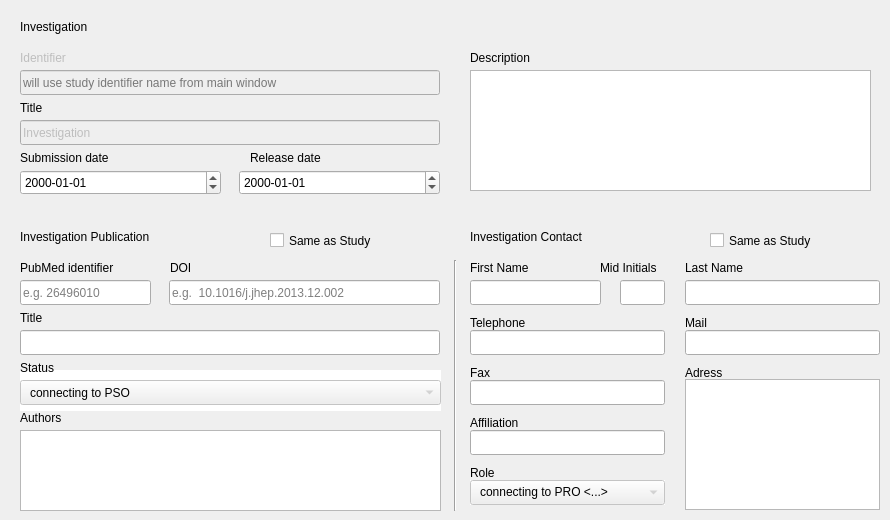
   <widget class="QWidget" name="tab_investigation">
    <attribute name="title">
     <string>Investigation</string>
    </attribute>
    <widget class="QLabel" name="label_19">
     <property name="geometry">
      <rect>
       <x>20</x>
       <y>150</y>
       <width>131</width>
       <height>16</height>
      </rect>
     </property>
     <property name="text">
      <string>Submission date</string>
     </property>
    </widget>
    <widget class="QDateEdit" name="submission_date_2">
     <property name="geometry">
      <rect>
       <x>20</x>
       <y>170</y>
       <width>201</width>
       <height>25</height>
      </rect>
     </property>
     <property name="displayFormat">
      <string>yyyy-MM-dd</string>
     </property>
    </widget>
    <widget class="QDateEdit" name="release_date_2">
     <property name="geometry">
      <rect>
       <x>239</x>
       <y>170</y>
       <width>201</width>
       <height>25</height>
      </rect>
     </property>
     <property name="displayFormat">
      <string>yyyy-MM-dd</string>
     </property>
    </widget>
    <widget class="QLabel" name="label_24">
     <property name="geometry">
      <rect>
       <x>470</x>
       <y>50</y>
       <width>211</width>
       <height>16</height>
      </rect>
     </property>
     <property name="text">
      <string>Description</string>
     </property>
    </widget>
    <widget class="QLabel" name="label_25">
     <property name="geometry">
      <rect>
       <x>20</x>
       <y>20</y>
       <width>261</width>
       <height>21</height>
      </rect>
     </property>
     <property name="styleSheet">
      <string notr="true">font: 12pt url(:/fonts/assets/fonts/Verdana.ttf);</string>
     </property>
     <property name="text">
      <string>Investigation</string>
     </property>
     <property name="alignment">
      <set>Qt::AlignLeading|Qt::AlignLeft|Qt::AlignTop</set>
     </property>
    </widget>
    <widget class="QLineEdit" name="identifier_2">
     <property name="enabled">
      <bool>false</bool>
     </property>
     <property name="geometry">
      <rect>
       <x>20</x>
       <y>70</y>
       <width>420</width>
       <height>25</height>
      </rect>
     </property>
     <property name="styleSheet">
      <string notr="true">font: italic 10pt url(:/fonts/assets/fonts/Verdana.ttf);</string>
     </property>
     <property name="text">
      <string/>
     </property>
     <property name="placeholderText">
      <string>will use study identifier name from main window</string>
     </property>
    </widget>
    <widget class="QLabel" name="label_26">
     <property name="geometry">
      <rect>
       <x>250</x>
       <y>150</y>
       <width>131</width>
       <height>16</height>
      </rect>
     </property>
     <property name="text">
      <string>Release date</string>
     </property>
    </widget>
    <widget class="QLabel" name="label_27">
     <property name="enabled">
      <bool>false</bool>
     </property>
     <property name="geometry">
      <rect>
       <x>20</x>
       <y>50</y>
       <width>131</width>
       <height>16</height>
      </rect>
     </property>
     <property name="text">
      <string>Identifier</string>
     </property>
    </widget>
    <widget class="QLineEdit" name="title_2">
     <property name="enabled">
      <bool>false</bool>
     </property>
     <property name="geometry">
      <rect>
       <x>20</x>
       <y>120</y>
       <width>420</width>
       <height>25</height>
      </rect>
     </property>
     <property name="text">
      <string>Investigation</string>
     </property>
    </widget>
    <widget class="QLabel" name="label_28">
     <property name="geometry">
      <rect>
       <x>20</x>
       <y>100</y>
       <width>131</width>
       <height>16</height>
      </rect>
     </property>
     <property name="text">
      <string>Title</string>
     </property>
    </widget>
    <widget class="QLabel" name="label_29">
     <property name="geometry">
      <rect>
       <x>470</x>
       <y>230</y>
       <width>261</width>
       <height>31</height>
      </rect>
     </property>
     <property name="styleSheet">
      <string notr="true">font: 12pt url(:/fonts/assets/fonts/Verdana.ttf);</string>
     </property>
     <property name="text">
      <string>Investigation Contact</string>
     </property>
     <property name="alignment">
      <set>Qt::AlignLeading|Qt::AlignLeft|Qt::AlignTop</set>
     </property>
    </widget>
    <widget class="QLineEdit" name="pubmed_id_2">
     <property name="geometry">
      <rect>
       <x>20</x>
       <y>280</y>
       <width>131</width>
       <height>25</height>
      </rect>
     </property>
     <property name="placeholderText">
      <string>e.g. 26496010</string>
     </property>
    </widget>
    <widget class="Line" name="line_2">
     <property name="geometry">
      <rect>
       <x>445</x>
       <y>260</y>
       <width>20</width>
       <height>251</height>
      </rect>
     </property>
     <property name="orientation">
      <enum>Qt::Vertical</enum>
     </property>
    </widget>
    <widget class="QLabel" name="label_30">
     <property name="geometry">
      <rect>
       <x>600</x>
       <y>260</y>
       <width>71</width>
       <height>16</height>
      </rect>
     </property>
     <property name="text">
      <string>Mid Initials</string>
     </property>
     <property name="scaledContents">
      <bool>false</bool>
     </property>
     <property name="wordWrap">
      <bool>true</bool>
     </property>
    </widget>
    <widget class="QLineEdit" name="last_name_2">
     <property name="geometry">
      <rect>
       <x>685</x>
       <y>280</y>
       <width>195</width>
       <height>25</height>
      </rect>
     </property>
    </widget>
    <widget class="QLineEdit" name="affiliation_2">
     <property name="geometry">
      <rect>
       <x>470</x>
       <y>430</y>
       <width>195</width>
       <height>25</height>
      </rect>
     </property>
    </widget>
    <widget class="QLineEdit" name="first_name_2">
     <property name="geometry">
      <rect>
       <x>470</x>
       <y>280</y>
       <width>131</width>
       <height>25</height>
      </rect>
     </property>
    </widget>
    <widget class="QLabel" name="label_31">
     <property name="geometry">
      <rect>
       <x>470</x>
       <y>260</y>
       <width>131</width>
       <height>16</height>
      </rect>
     </property>
     <property name="text">
      <string>First Name</string>
     </property>
    </widget>
    <widget class="QComboBox" name="combo_status_2">
     <property name="enabled">
      <bool>false</bool>
     </property>
     <property name="geometry">
      <rect>
       <x>20</x>
       <y>380</y>
       <width>421</width>
       <height>25</height>
      </rect>
     </property>
     <property name="currentText">
      <string/>
     </property>
     <property name="currentIndex">
      <number>-1</number>
     </property>
     <property name="maxVisibleItems">
      <number>10</number>
     </property>
    </widget>
    <widget class="QLabel" name="label_32">
     <property name="geometry">
      <rect>
       <x>20</x>
       <y>360</y>
       <width>131</width>
       <height>16</height>
      </rect>
     </property>
     <property name="text">
      <string>Status</string>
     </property>
    </widget>
    <widget class="QLabel" name="label_33">
     <property name="geometry">
      <rect>
       <x>20</x>
       <y>230</y>
       <width>261</width>
       <height>21</height>
      </rect>
     </property>
     <property name="styleSheet">
      <string notr="true">font: 12pt url(:/fonts/assets/fonts/Verdana.ttf);</string>
     </property>
     <property name="text">
      <string>Investigation Publication</string>
     </property>
     <property name="alignment">
      <set>Qt::AlignLeading|Qt::AlignLeft|Qt::AlignTop</set>
     </property>
    </widget>
    <widget class="QLabel" name="label_34">
     <property name="geometry">
      <rect>
       <x>470</x>
       <y>460</y>
       <width>131</width>
       <height>25</height>
      </rect>
     </property>
     <property name="text">
      <string>Role</string>
     </property>
    </widget>
    <widget class="QLineEdit" name="phone_2">
     <property name="geometry">
      <rect>
       <x>470</x>
       <y>330</y>
       <width>195</width>
       <height>25</height>
      </rect>
     </property>
    </widget>
    <widget class="QLabel" name="label_35">
     <property name="geometry">
      <rect>
       <x>685</x>
       <y>360</y>
       <width>131</width>
       <height>25</height>
      </rect>
     </property>
     <property name="text">
      <string>Adress</string>
     </property>
    </widget>
    <widget class="QLineEdit" name="mid_2">
     <property name="geometry">
      <rect>
       <x>620</x>
       <y>280</y>
       <width>45</width>
       <height>25</height>
      </rect>
     </property>
    </widget>
    <widget class="QLabel" name="label_36">
     <property name="geometry">
      <rect>
       <x>20</x>
       <y>260</y>
       <width>131</width>
       <height>16</height>
      </rect>
     </property>
     <property name="text">
      <string>PubMed identifier</string>
     </property>
    </widget>
    <widget class="QLabel" name="label_37">
     <property name="geometry">
      <rect>
       <x>470</x>
       <y>410</y>
       <width>131</width>
       <height>25</height>
      </rect>
     </property>
     <property name="text">
      <string>Affiliation</string>
     </property>
    </widget>
    <widget class="QLineEdit" name="mail_2">
     <property name="geometry">
      <rect>
       <x>685</x>
       <y>330</y>
       <width>195</width>
       <height>25</height>
      </rect>
     </property>
    </widget>
    <widget class="QLineEdit" name="doi_2">
     <property name="geometry">
      <rect>
       <x>169</x>
       <y>280</y>
       <width>271</width>
       <height>25</height>
      </rect>
     </property>
     <property name="placeholderText">
      <string>e.g.  10.1016/j.jhep.2013.12.002</string>
     </property>
    </widget>
    <widget class="QLineEdit" name="fax_2">
     <property name="geometry">
      <rect>
       <x>470</x>
       <y>380</y>
       <width>195</width>
       <height>25</height>
      </rect>
     </property>
    </widget>
    <widget class="QLabel" name="label_38">
     <property name="geometry">
      <rect>
       <x>470</x>
       <y>310</y>
       <width>131</width>
       <height>25</height>
      </rect>
     </property>
     <property name="text">
      <string>Telephone</string>
     </property>
    </widget>
    <widget class="QLineEdit" name="pub_title_2">
     <property name="geometry">
      <rect>
       <x>20</x>
       <y>330</y>
       <width>420</width>
       <height>25</height>
      </rect>
     </property>
     <property name="text">
      <string/>
     </property>
    </widget>
    <widget class="QLabel" name="label_39">
     <property name="geometry">
      <rect>
       <x>20</x>
       <y>310</y>
       <width>131</width>
       <height>16</height>
      </rect>
     </property>
     <property name="text">
      <string>Title</string>
     </property>
    </widget>
    <widget class="QPlainTextEdit" name="adress_2">
     <property name="geometry">
      <rect>
       <x>685</x>
       <y>379</y>
       <width>195</width>
       <height>131</height>
      </rect>
     </property>
    </widget>
    <widget class="QLabel" name="label_40">
     <property name="geometry">
      <rect>
       <x>470</x>
       <y>360</y>
       <width>131</width>
       <height>25</height>
      </rect>
     </property>
     <property name="text">
      <string>Fax</string>
     </property>
    </widget>
    <widget class="QComboBox" name="combo_roles_2">
     <property name="enabled">
      <bool>false</bool>
     </property>
     <property name="geometry">
      <rect>
       <x>470</x>
       <y>480</y>
       <width>195</width>
       <height>25</height>
      </rect>
     </property>
    </widget>
    <widget class="QLabel" name="label_41">
     <property name="geometry">
      <rect>
       <x>685</x>
       <y>260</y>
       <width>131</width>
       <height>16</height>
      </rect>
     </property>
     <property name="text">
      <string>Last Name</string>
     </property>
    </widget>
    <widget class="QLabel" name="label_42">
     <property name="geometry">
      <rect>
       <x>685</x>
       <y>310</y>
       <width>131</width>
       <height>25</height>
      </rect>
     </property>
     <property name="text">
      <string>Mail</string>
     </property>
    </widget>
    <widget class="QLineEdit" name="roles_2">
     <property name="enabled">
      <bool>true</bool>
     </property>
     <property name="geometry">
      <rect>
       <x>470</x>
       <y>480</y>
       <width>195</width>
       <height>25</height>
      </rect>
     </property>
     <property name="styleSheet">
      <string notr="true">color: rgb(0, 0, 0);</string>
     </property>
     <property name="frame">
      <bool>false</bool>
     </property>
    </widget>
    <widget class="QLabel" name="label_43">
     <property name="geometry">
      <rect>
       <x>170</x>
       <y>260</y>
       <width>131</width>
       <height>16</height>
      </rect>
     </property>
     <property name="text">
      <string>DOI</string>
     </property>
    </widget>
    <widget class="QCheckBox" name="contact_sameas">
     <property name="geometry">
      <rect>
       <x>710</x>
       <y>230</y>
       <width>171</width>
       <height>21</height>
      </rect>
     </property>
     <property name="text">
      <string>Same as Study</string>
     </property>
    </widget>
    <widget class="QCheckBox" name="pub_sameas">
     <property name="geometry">
      <rect>
       <x>270</x>
       <y>230</y>
       <width>171</width>
       <height>21</height>
      </rect>
     </property>
     <property name="text">
      <string>Same as Study</string>
     </property>
     <property name="checked">
      <bool>false</bool>
     </property>
    </widget>
    <widget class="QLabel" name="label_52">
     <property name="geometry">
      <rect>
       <x>20</x>
       <y>410</y>
       <width>131</width>
       <height>16</height>
      </rect>
     </property>
     <property name="text">
      <string>Authors</string>
     </property>
    </widget>
    <widget class="QTextEdit" name="authors_list_2">
     <property name="enabled">
      <bool>true</bool>
     </property>
     <property name="geometry">
      <rect>
       <x>20</x>
       <y>430</y>
       <width>421</width>
       <height>81</height>
      </rect>
     </property>
     <property name="styleSheet">
      <string notr="true"/>
     </property>
    </widget>
    <widget class="QLineEdit" name="status_2">
     <property name="geometry">
      <rect>
       <x>20</x>
       <y>370</y>
       <width>421</width>
       <height>41</height>
      </rect>
     </property>
     <property name="frame">
      <bool>false</bool>
     </property>
    </widget>
    <widget class="QLabel" name="label_pso_2">
     <property name="geometry">
      <rect>
       <x>30</x>
       <y>380</y>
       <width>401</width>
       <height>25</height>
      </rect>
     </property>
     <property name="text">
      <string>connecting to PSO &lt;sparontologies.net/ontologies/pso&gt;</string>
     </property>
    </widget>
    <widget class="QLabel" name="label_pro_2">
     <property name="geometry">
      <rect>
       <x>480</x>
       <y>480</y>
       <width>241</width>
       <height>25</height>
      </rect>
     </property>
     <property name="text">
      <string>connecting to PRO &lt;...&gt;</string>
     </property>
     <property name="wordWrap">
      <bool>true</bool>
     </property>
    </widget>
    <widget class="QPlainTextEdit" name="description_2">
     <property name="geometry">
      <rect>
       <x>470</x>
       <y>70</y>
       <width>401</width>
       <height>121</height>
      </rect>
     </property>
    </widget>
    <zorder>roles_2</zorder>
    <zorder>status_2</zorder>
    <zorder>label_19</zorder>
    <zorder>submission_date_2</zorder>
    <zorder>release_date_2</zorder>
    <zorder>label_24</zorder>
    <zorder>label_25</zorder>
    <zorder>identifier_2</zorder>
    <zorder>label_26</zorder>
    <zorder>label_27</zorder>
    <zorder>title_2</zorder>
    <zorder>label_28</zorder>
    <zorder>label_29</zorder>
    <zorder>pubmed_id_2</zorder>
    <zorder>line_2</zorder>
    <zorder>label_30</zorder>
    <zorder>last_name_2</zorder>
    <zorder>affiliation_2</zorder>
    <zorder>first_name_2</zorder>
    <zorder>label_31</zorder>
    <zorder>combo_status_2</zorder>
    <zorder>label_32</zorder>
    <zorder>label_33</zorder>
    <zorder>label_34</zorder>
    <zorder>phone_2</zorder>
    <zorder>label_35</zorder>
    <zorder>mid_2</zorder>
    <zorder>label_36</zorder>
    <zorder>label_37</zorder>
    <zorder>mail_2</zorder>
    <zorder>doi_2</zorder>
    <zorder>fax_2</zorder>
    <zorder>label_38</zorder>
    <zorder>pub_title_2</zorder>
    <zorder>label_39</zorder>
    <zorder>adress_2</zorder>
    <zorder>label_40</zorder>
    <zorder>combo_roles_2</zorder>
    <zorder>label_41</zorder>
    <zorder>label_42</zorder>
    <zorder>label_43</zorder>
    <zorder>contact_sameas</zorder>
    <zorder>pub_sameas</zorder>
    <zorder>label_52</zorder>
    <zorder>authors_list_2</zorder>
    <zorder>label_pso_2</zorder>
    <zorder>label_pro_2</zorder>
    <zorder>description_2</zorder>
   </widget>
